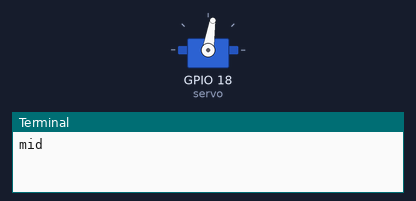
A program run on a simulated Raspberry Pi (BCM pin numbers). On the bench: servo, the last lines printed to the terminal. Servo angles are drawn from the pulse width (0.5 ms = 0°, 2.5 ms = 180°).

Above: at 0.05 s.
At 1.5 s:
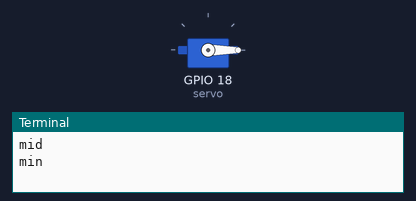
At 3.0 s:
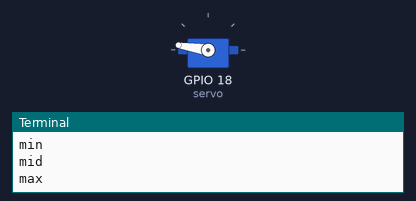
Timing chart, 0 to 6.9 s (numbered marks = the images above):
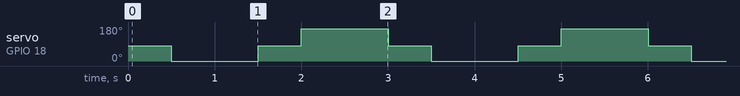

Measured:
- by itself, servo on GPIO 18 (servo): repeats every 3.0 s: 81° 0.50 s, 171° 1.0 s, 81° 0.50 s, 0° 1.0 s

The program:

servo02.py
```python
from gpiozero import Servo
from time import sleep

servo = Servo(18, min_pulse_width=0.0004, max_pulse_width=0.0024) # 0 ~ 180

while True:
    servo.value = 0
    print("mid")
    sleep(0.5)
    servo.value = -1
    print("min")
    sleep(1)
    servo.value = 0
    print("mid")
    sleep(0.5)
    servo.value = 1
    print("max")
    sleep(1)
```
